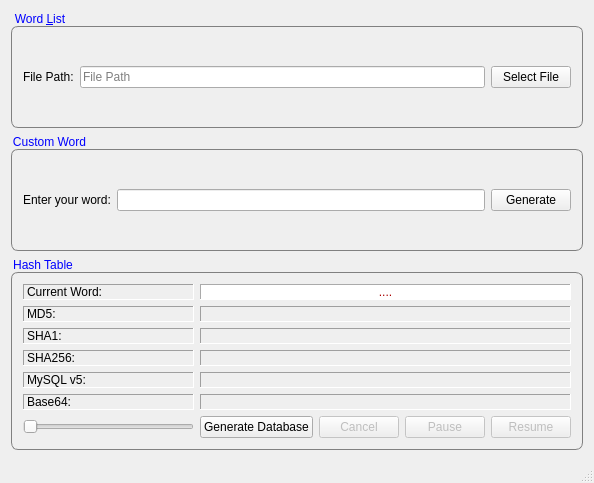
<?xml version="1.0" encoding="UTF-8"?>
<ui version="4.0">
 <class>MainWindow</class>
 <widget class="QMainWindow" name="MainWindow">
  <property name="geometry">
   <rect>
    <x>0</x>
    <y>0</y>
    <width>594</width>
    <height>483</height>
   </rect>
  </property>
  <property name="windowTitle">
   <string>Password Hash Table V0.1  -by SaEeD</string>
  </property>
  <widget class="QWidget" name="centralWidget">
   <layout class="QVBoxLayout" name="verticalLayout_4">
    <item>
     <widget class="QGroupBox" name="groupBox">
      <property name="styleSheet">
       <string notr="true">QGroupBox { 
     border: 1px solid gray; 
     border-radius: 7px; 
	 margin-top: 15px;
 } 
QGroupBox::title { 
    background-color: transparent;
	color: rgb(0, 0, 255);
     subcontrol-position: top left; /* position at the top left*/ 
     padding: 0px;
	 padding-top: -28px;
 } </string>
      </property>
      <property name="title">
       <string>Word &amp;List</string>
      </property>
      <property name="flat">
       <bool>false</bool>
      </property>
      <property name="checkable">
       <bool>false</bool>
      </property>
      <layout class="QVBoxLayout" name="verticalLayout">
       <item>
        <layout class="QHBoxLayout" name="horizontalLayout">
         <item>
          <widget class="QLabel" name="label">
           <property name="text">
            <string>File Path:</string>
           </property>
           <property name="buddy">
            <cstring>txtPassListFile</cstring>
           </property>
          </widget>
         </item>
         <item>
          <widget class="QLineEdit" name="txtPassListFile">
           <property name="readOnly">
            <bool>true</bool>
           </property>
           <property name="placeholderText">
            <string>File Path</string>
           </property>
          </widget>
         </item>
         <item>
          <widget class="QPushButton" name="btnSelectFile">
           <property name="text">
            <string>Select File</string>
           </property>
          </widget>
         </item>
        </layout>
       </item>
      </layout>
     </widget>
    </item>
    <item>
     <widget class="QGroupBox" name="groupBox_3">
      <property name="styleSheet">
       <string notr="true">QGroupBox { 
     border: 1px solid gray; 
     border-radius: 7px; 
	 margin-top: 15px;
 } 
QGroupBox::title { 
    background-color: transparent;
	color: rgb(0, 0, 255);
     subcontrol-position: top left; /* position at the top left*/ 
     padding: 0px;
	 padding-top: -28px;
 } </string>
      </property>
      <property name="title">
       <string>Custom Word</string>
      </property>
      <layout class="QHBoxLayout" name="horizontalLayout_4">
       <item>
        <layout class="QHBoxLayout" name="horizontalLayout_3">
         <item>
          <widget class="QLabel" name="label_13">
           <property name="frameShape">
            <enum>QFrame::NoFrame</enum>
           </property>
           <property name="frameShadow">
            <enum>QFrame::Sunken</enum>
           </property>
           <property name="text">
            <string>Enter your word:</string>
           </property>
           <property name="buddy">
            <cstring>txtInput</cstring>
           </property>
          </widget>
         </item>
         <item>
          <widget class="QLineEdit" name="txtInput"/>
         </item>
         <item>
          <widget class="QPushButton" name="btnGenerate">
           <property name="text">
            <string>Generate</string>
           </property>
          </widget>
         </item>
        </layout>
       </item>
      </layout>
     </widget>
    </item>
    <item>
     <widget class="QGroupBox" name="groupBox_2">
      <property name="styleSheet">
       <string notr="true">QGroupBox { 
     border: 1px solid gray; 
     border-radius: 7px; 
	 margin-top: 15px;
 } 
QGroupBox::title { 
    background-color: transparent;
	color: rgb(0, 0, 255);
     subcontrol-position: top left; /* position at the top left*/ 
     padding: 0px;
	 padding-top: -28px;
 } </string>
      </property>
      <property name="title">
       <string>Hash Table</string>
      </property>
      <layout class="QGridLayout" name="gridLayout">
       <item row="2" column="1" colspan="2">
        <layout class="QHBoxLayout" name="horizontalLayout_2">
         <item>
          <widget class="QPushButton" name="btnGenerateAndSave">
           <property name="statusTip">
            <string>Saving Word List to SQLite Database File. ---&gt; This might take a while! &lt;---</string>
           </property>
           <property name="text">
            <string>Generate Database</string>
           </property>
          </widget>
         </item>
         <item>
          <widget class="QPushButton" name="btnCancel">
           <property name="enabled">
            <bool>false</bool>
           </property>
           <property name="text">
            <string>Cancel</string>
           </property>
          </widget>
         </item>
         <item>
          <widget class="QPushButton" name="btnPause">
           <property name="enabled">
            <bool>false</bool>
           </property>
           <property name="text">
            <string>Pause</string>
           </property>
          </widget>
         </item>
         <item>
          <widget class="QPushButton" name="btnResume">
           <property name="enabled">
            <bool>false</bool>
           </property>
           <property name="text">
            <string>Resume</string>
           </property>
          </widget>
         </item>
        </layout>
       </item>
       <item row="0" column="0" rowspan="2">
        <layout class="QVBoxLayout" name="verticalLayout_2">
         <item>
          <widget class="QLabel" name="label_12">
           <property name="frameShape">
            <enum>QFrame::Panel</enum>
           </property>
           <property name="frameShadow">
            <enum>QFrame::Sunken</enum>
           </property>
           <property name="text">
            <string>Current Word:</string>
           </property>
          </widget>
         </item>
         <item>
          <widget class="QLabel" name="label_2">
           <property name="frameShape">
            <enum>QFrame::Panel</enum>
           </property>
           <property name="frameShadow">
            <enum>QFrame::Sunken</enum>
           </property>
           <property name="text">
            <string>MD5:</string>
           </property>
          </widget>
         </item>
         <item>
          <widget class="QLabel" name="label_4">
           <property name="frameShape">
            <enum>QFrame::Panel</enum>
           </property>
           <property name="frameShadow">
            <enum>QFrame::Sunken</enum>
           </property>
           <property name="text">
            <string>SHA1:</string>
           </property>
          </widget>
         </item>
         <item>
          <widget class="QLabel" name="label_6">
           <property name="frameShape">
            <enum>QFrame::Panel</enum>
           </property>
           <property name="frameShadow">
            <enum>QFrame::Sunken</enum>
           </property>
           <property name="text">
            <string>SHA256:</string>
           </property>
          </widget>
         </item>
         <item>
          <widget class="QLabel" name="label_8">
           <property name="frameShape">
            <enum>QFrame::Panel</enum>
           </property>
           <property name="frameShadow">
            <enum>QFrame::Sunken</enum>
           </property>
           <property name="text">
            <string>MySQL v5:</string>
           </property>
          </widget>
         </item>
         <item>
          <widget class="QLabel" name="label_10">
           <property name="frameShape">
            <enum>QFrame::Panel</enum>
           </property>
           <property name="frameShadow">
            <enum>QFrame::Sunken</enum>
           </property>
           <property name="text">
            <string>Base64:</string>
           </property>
          </widget>
         </item>
        </layout>
       </item>
       <item row="0" column="1" rowspan="2" colspan="2">
        <layout class="QVBoxLayout" name="verticalLayout_3">
         <item>
          <widget class="QLabel" name="lblCurrentWord">
           <property name="styleSheet">
            <string notr="true">background-color: rgb(255, 255, 255);
color: rgb(170, 0, 0);</string>
           </property>
           <property name="frameShape">
            <enum>QFrame::Panel</enum>
           </property>
           <property name="frameShadow">
            <enum>QFrame::Sunken</enum>
           </property>
           <property name="text">
            <string>....</string>
           </property>
           <property name="alignment">
            <set>Qt::AlignCenter</set>
           </property>
           <property name="textInteractionFlags">
            <set>Qt::LinksAccessibleByMouse|Qt::TextSelectableByMouse</set>
           </property>
          </widget>
         </item>
         <item>
          <widget class="QLabel" name="lblMD5">
           <property name="frameShape">
            <enum>QFrame::Panel</enum>
           </property>
           <property name="frameShadow">
            <enum>QFrame::Sunken</enum>
           </property>
           <property name="text">
            <string/>
           </property>
           <property name="alignment">
            <set>Qt::AlignCenter</set>
           </property>
           <property name="textInteractionFlags">
            <set>Qt::LinksAccessibleByMouse|Qt::TextSelectableByMouse</set>
           </property>
          </widget>
         </item>
         <item>
          <widget class="QLabel" name="lblSha1">
           <property name="frameShape">
            <enum>QFrame::Panel</enum>
           </property>
           <property name="frameShadow">
            <enum>QFrame::Sunken</enum>
           </property>
           <property name="text">
            <string/>
           </property>
           <property name="alignment">
            <set>Qt::AlignCenter</set>
           </property>
           <property name="textInteractionFlags">
            <set>Qt::LinksAccessibleByMouse|Qt::TextSelectableByMouse</set>
           </property>
          </widget>
         </item>
         <item>
          <widget class="QLabel" name="lblSha256">
           <property name="frameShape">
            <enum>QFrame::Panel</enum>
           </property>
           <property name="frameShadow">
            <enum>QFrame::Sunken</enum>
           </property>
           <property name="text">
            <string/>
           </property>
           <property name="alignment">
            <set>Qt::AlignCenter</set>
           </property>
           <property name="textInteractionFlags">
            <set>Qt::LinksAccessibleByMouse|Qt::TextSelectableByMouse</set>
           </property>
          </widget>
         </item>
         <item>
          <widget class="QLabel" name="lblMySQL">
           <property name="frameShape">
            <enum>QFrame::Panel</enum>
           </property>
           <property name="frameShadow">
            <enum>QFrame::Sunken</enum>
           </property>
           <property name="text">
            <string/>
           </property>
           <property name="alignment">
            <set>Qt::AlignCenter</set>
           </property>
           <property name="textInteractionFlags">
            <set>Qt::LinksAccessibleByMouse|Qt::TextSelectableByMouse</set>
           </property>
          </widget>
         </item>
         <item>
          <widget class="QLabel" name="lblBase64">
           <property name="frameShape">
            <enum>QFrame::Panel</enum>
           </property>
           <property name="frameShadow">
            <enum>QFrame::Sunken</enum>
           </property>
           <property name="text">
            <string/>
           </property>
           <property name="alignment">
            <set>Qt::AlignCenter</set>
           </property>
           <property name="textInteractionFlags">
            <set>Qt::LinksAccessibleByMouse|Qt::TextSelectableByMouse</set>
           </property>
          </widget>
         </item>
        </layout>
       </item>
       <item row="2" column="0">
        <widget class="QSlider" name="mSlider">
         <property name="minimum">
          <number>1</number>
         </property>
         <property name="maximum">
          <number>100</number>
         </property>
         <property name="singleStep">
          <number>10</number>
         </property>
         <property name="value">
          <number>1</number>
         </property>
         <property name="orientation">
          <enum>Qt::Horizontal</enum>
         </property>
         <property name="tickPosition">
          <enum>QSlider::NoTicks</enum>
         </property>
        </widget>
       </item>
      </layout>
     </widget>
    </item>
   </layout>
  </widget>
  <widget class="QStatusBar" name="statusBar"/>
 </widget>
 <layoutdefault spacing="6" margin="11"/>
 <resources/>
 <connections/>
</ui>
